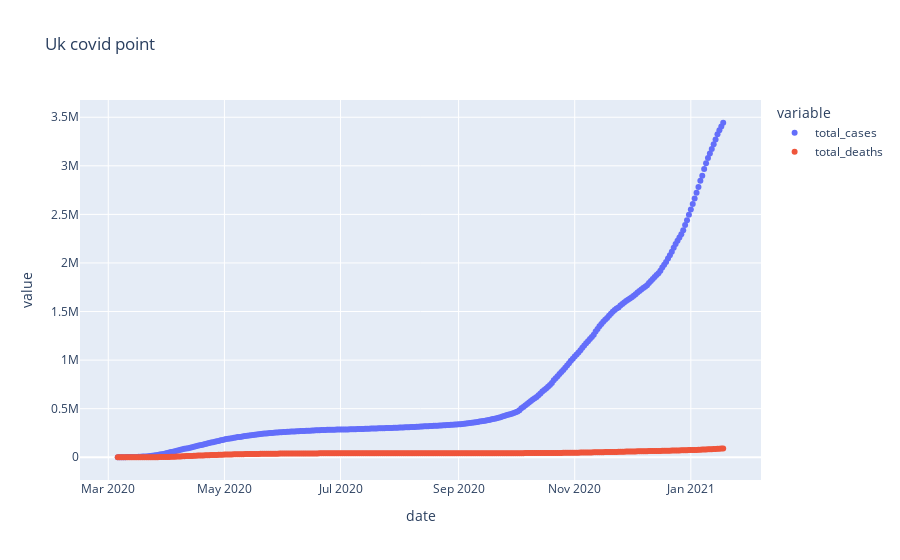

The code cell stored with this chart in its notebook:
### Code cell
fig = px.scatter(uk_graph, x=uk_graph["date"], y=uk_graph.columns, title="Uk covid point")
fig.show()

### Figure 1 — Plotly figure (JSON) as saved in the notebook; plotly's stock layout.template omitted (floating-point values rounded to 4 significant figures; data arrays with more than 128 entries replaced by an {"elided": "..."} marker saying what was removed)
{"data": [{"hovertemplate": "variable=total_cases<br>date=%{x}<br>value=%{y}<extra></extra>", "legendgroup": "total_cases", "marker": {"color": "#636efa", "symbol": "circle"}, "mode": "markers", "name": "total_cases", "orientation": "v", "showlegend": true, "type": "scatter", "x": {"elided": "319 str values"}, "xaxis": "x", "y": {"elided": "319 int values"}, "yaxis": "y"}, {"hovertemplate": "variable=total_deaths<br>date=%{x}<br>value=%{y}<extra></extra>", "legendgroup": "total_deaths", "marker": {"color": "#EF553B", "symbol": "circle"}, "mode": "markers", "name": "total_deaths", "orientation": "v", "showlegend": true, "type": "scatter", "x": {"elided": "319 str values"}, "xaxis": "x", "y": {"elided": "319 int values"}, "yaxis": "y"}], "layout": {"legend": {"title": {"text": "variable"}, "tracegroupgap": 0}, "title": {"text": "Uk covid point"}, "xaxis": {"anchor": "y", "domain": [0, 1], "title": {"text": "date"}}, "yaxis": {"anchor": "x", "domain": [0, 1], "title": {"text": "value"}}}}
